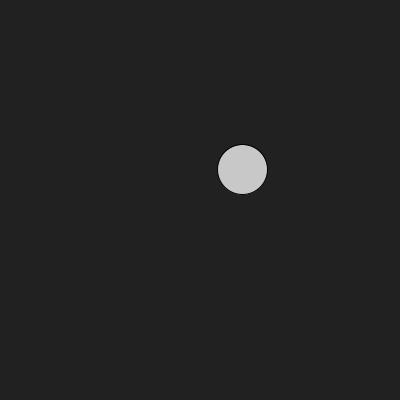
Frame 1 (no input)
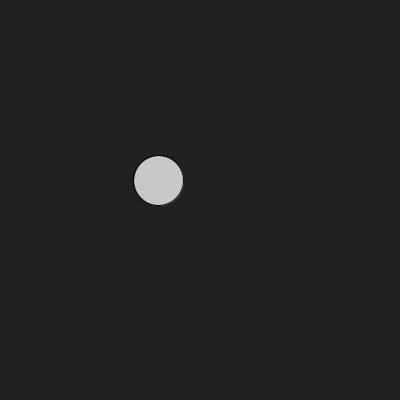
Frame 60 (the mouse pressed at the canvas centre just before this capture)
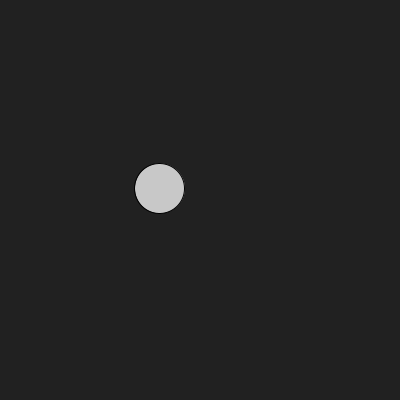
Frame 120 (the mouse held since frame 60 and released just before this capture)

The Processing sketch that drew these frames (run headless with seeded random() and noise(); from frame 60 on, the mouse is pressed at the canvas centre):

// Processing sketch: processing_119479
// ── processing_119479.pde

// Learning Processing Exercise 13-3. Perlin noise to move a circle naturally.

float xtime = 0.0;
float ytime = 100.0; // so x and y start at different places in the Perlin series, avoiding linear movement
float increment = 0.01;

void setup() {
  size(400, 400);
}

void draw() {
  background(33);
  fill(200);
  float x = noise(xtime) * width;
  float y = noise(ytime) * height;
  ellipse(x, y, 50, 50);
  xtime += increment;
  ytime += increment;
}
